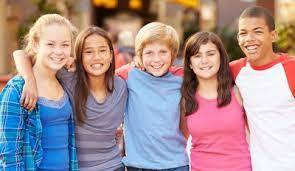
#> input picture face_detection_using_OpenCV/image.jpg, 295 x 171 px
$ jupyter execute face_detection_using_OpenCV.ipynb
#> lines starting #> are read from the running program, lines starting #| are printed output that depends on the picture; after the words box and inside, x2 and y2 are one past the last pixel; in counts of white or black regions, pixels touching at a corner belong together
# Face_Detection_Using_OPenCV

Face detection is a computer vision technique that involves identifying human faces in images or videos.
OpenCV (Open Source Computer Vision Library) is an open-source computer vision
and machine learning software library that provides tools for image and video processing.
OpenCV provides various pre-trained Haar cascades, which can be used for face detection.
These cascades are XML files that contain information about the features of the face,
which are used to detect the face. Haar cascades use machine learning algorithms and can detect faces of different
sizes and orientations.
The basic steps for face detection using OpenCV are:
1.Load the classifier: The first step is to load the face detection classifier.
OpenCV provides several pre-trained classifiers for face detection, such as the haarcascade_frontalface_default.xml,
haarcascade_profileface.xml, etc.
2.Load the image: Load the image or video frame you want to detect faces in.
3.Convert the image to grayscale: The face detection algorithm works better on grayscale images,
so it's recommended to convert the input image to grayscale.
4.Detect faces: Apply the classifier to the grayscale image to detect faces.
    The detectMultiScale() method is used to detect objects at different scales.
    This method takes the following parameters:
gray: The grayscale image
scaleFactor: How much the image size is reduced at each image scale. This parameter affects the detection speed and accuracy.
minNeighbors: How many neighbors each rectangle should have to retain it. This parameter controls the false positives.
minSize: Minimum size of the object. Objects smaller than this size will be ignored.
maxSize: Maximum size of the object. Objects larger than this size will be ignored.
Draw a rectangle around the detected faces: Once the faces are detected, draw a rectangle around them.
Display the image: Display the image with the detected faces.

To perform face detection using OpenCV, you ca
n follow the following steps:
Import the necessary libraries:
Load the face detection classifier:
Load the image or video you want to detect faces in:
Convert the image to grayscale:
Detect faces in the image using the face detection classifier:
Draw rectangles around the detected faces:
Display the image with the detected faces:
Here's the complete code for face detection using OpenCV:

[cell 1]
import cv2

face_cascade = cv2.CascadeClassifier(cv2.data.haarcascades + 'haarcascade_frontalface_default.xml')

img = cv2.imread('image.jpg')
#> img is the input picture: shape (171, 295, 3); mean B, G, R 147.2, 144, 166.3
gray = cv2.cvtColor(img, cv2.COLOR_BGR2GRAY)
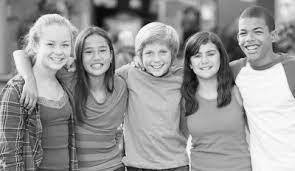
#> gray: shape (171, 295); min 4, max 255, mean 151

faces = face_cascade.detectMultiScale(gray, scaleFactor=1.1, minNeighbors=5)
#> faces = [[189, 42, 34, 34], [79, 38, 36, 36], [139, 40, 34, 34], [231, 17, 40, 40], [32, 26, 46, 46]]

for (x, y, w, h) in faces:
    cv2.rectangle(img, (x, y), (x+w, y+h), (0, 255, 0), 2)
#> this loop made 5 passes
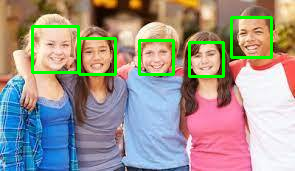
#> img: shape (171, 295, 3); 4.34% of pixels changed, all inside (x1, y1, x2, y2) = (31, 16, 273, 78)

cv2.imshow('image', img)
cv2.waitKey(0)
cv2.destroyAllWindows()
